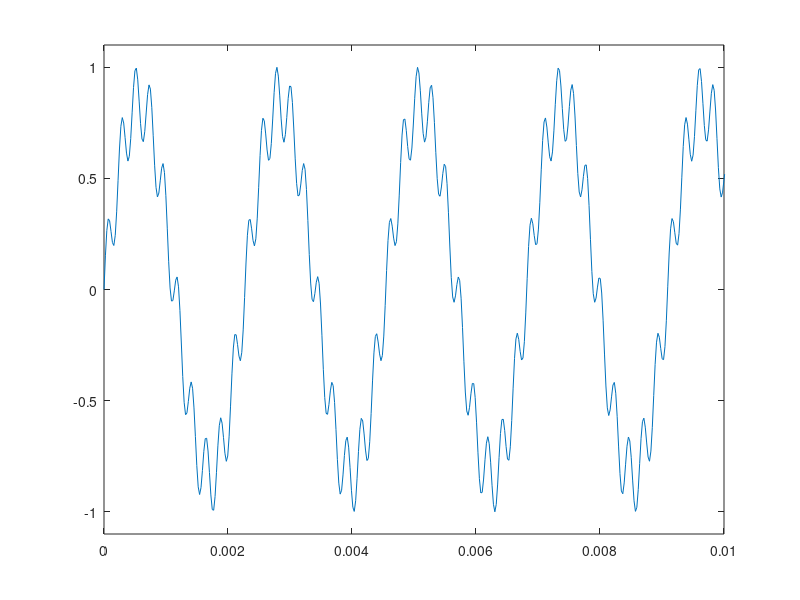

The MATLAB script that drew this image:
antsec = 3;
fs = 44100;
t = linspace(0, antsec, fs*antsec);

a = 1; 
b = 0.2;

S = a*sin(2*pi*440.*t) + b*sin(2*pi*4400.*t);
S = S/max(abs(S));

plot(t, S)
axis([0 0.01 -1.1 1.1])

% playerobj = audioplayer(S, fs);
% playblocking(playerobj);
